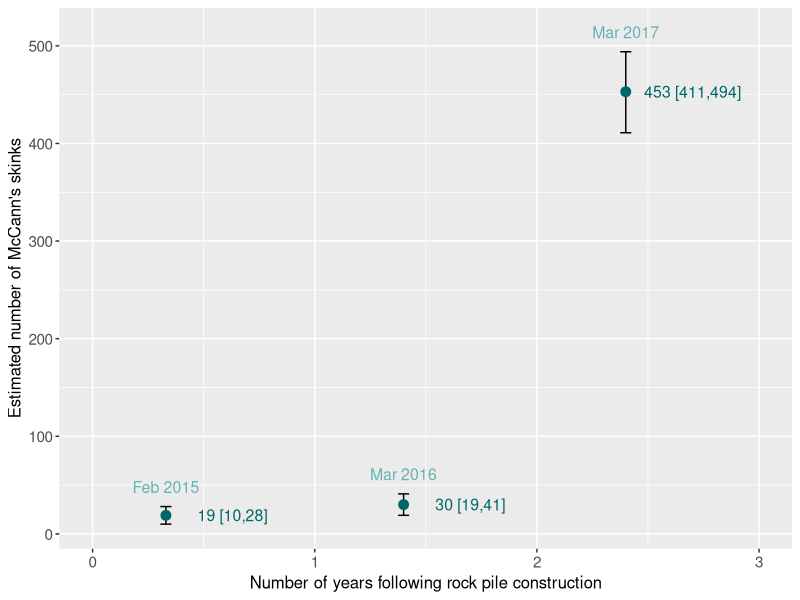

Here is the R script that generated this plot:
#---Graph of McCanns skink abundance estimates---#


#---Set working directory if needed and load packages

setwd("D:/Repositories/Otago-lizard-rocks")

library(ggplot2)

#Data read-in

data<-read.csv("McCanns_estimates.csv")
data$Year <- as.factor(data$Year)
PostC<-c(0.33,1.4,2.4)
data<-cbind(data,PostC)

ggplot(data=data, aes(x=PostC,y=N)) +
  geom_errorbar(aes(x=PostC,ymin=LCI,ymax=UCI,width=0.05)) + 
  geom_point(stat="identity", color="#006666",size = 3) + 
  scale_y_continuous(name = "Estimated number of McCann's skinks") +
  scale_x_continuous(name = "Number of years following rock pile construction",limits=c(0,3)) +
  theme(axis.text.x = element_text(size = 11), axis.title.x = element_text(size = 12),
        axis.title.y = element_text(size = 12), axis.text.y = element_text(size = 11)) + 
  annotate("text",x=PostC+0.3,y=data$N,label=c("19 [10,28]", "30 [19,41]", "453 [411,494]"),color = "#006666",size=4) +
  annotate("text",x=PostC,y=data$UCI+20,label=c("Feb 2015","Mar 2016","Mar 2017"),color = "#66b2b2",size=4) 
  #annotate("segment", x = 0.33, xend = 1.4, y = data$UCI[2]+50, yend = data$UCI[2]+50, color = "#008080",linewidth=0.5) +
  #annotate("text",x=mean(0.865),y=data$UCI[2]+70,label=c("n.s."),color = "#008080",size=3) +
  #annotate("segment", x = 0.865, xend = 2.4, y = data$UCI[3]+50, yend = data$UCI[3]+50, color = "#008080",linewidth=0.5) +
  #annotate("text",x=mean(1.6325),y=data$UCI[3]+70,label=c("*"),color = "#008080",size=4)
  